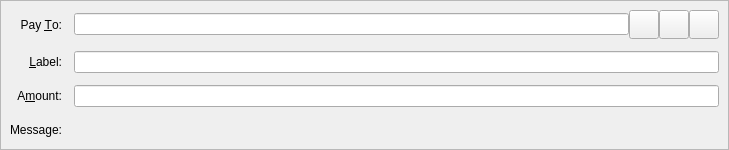
<?xml version="1.0" encoding="UTF-8"?>
<ui version="4.0">
 <class>SendCoinsEntry</class>
 <widget class="QStackedWidget" name="SendCoinsEntry">
  <property name="geometry">
   <rect>
    <x>0</x>
    <y>0</y>
    <width>729</width>
    <height>150</height>
   </rect>
  </property>
  <property name="focusPolicy">
   <enum>Qt::TabFocus</enum>
  </property>
  <property name="autoFillBackground">
   <bool>false</bool>
  </property>
  <widget class="QFrame" name="SendCoins">
   <property name="toolTip">
    <string>This is a normal payment.</string>
   </property>
   <property name="frameShape">
    <enum>QFrame::StyledPanel</enum>
   </property>
   <property name="frameShadow">
    <enum>QFrame::Sunken</enum>
   </property>
   <layout class="QGridLayout" name="gridLayout">
    <property name="spacing">
     <number>12</number>
    </property>
    <item row="0" column="0">
     <widget class="QLabel" name="payToLabel">
      <property name="text">
       <string>Pay &amp;To:</string>
      </property>
      <property name="alignment">
       <set>Qt::AlignRight|Qt::AlignTrailing|Qt::AlignVCenter</set>
      </property>
      <property name="buddy">
       <cstring>payTo</cstring>
      </property>
     </widget>
    </item>
    <item row="0" column="1">
     <layout class="QHBoxLayout" name="payToLayout">
      <property name="spacing">
       <number>0</number>
      </property>
      <item>
       <widget class="QValidatedLineEdit" name="payTo">
        <property name="toolTip">
         <string>The Truthcoin address to send the payment to</string>
        </property>
       </widget>
      </item>
      <item>
       <widget class="QToolButton" name="addressBookButton">
        <property name="toolTip">
         <string>Choose previously used address</string>
        </property>
        <property name="text">
         <string/>
        </property>
        <property name="icon">
         <iconset resource="../truthcoin.qrc">
          <normaloff>:/icons/address-book</normaloff>:/icons/address-book</iconset>
        </property>
        <property name="iconSize">
         <size>
          <width>22</width>
          <height>22</height>
         </size>
        </property>
        <property name="shortcut">
         <string>Alt+A</string>
        </property>
       </widget>
      </item>
      <item>
       <widget class="QToolButton" name="pasteButton">
        <property name="toolTip">
         <string>Paste address from clipboard</string>
        </property>
        <property name="text">
         <string/>
        </property>
        <property name="icon">
         <iconset resource="../truthcoin.qrc">
          <normaloff>:/icons/editpaste</normaloff>:/icons/editpaste</iconset>
        </property>
        <property name="iconSize">
         <size>
          <width>22</width>
          <height>22</height>
         </size>
        </property>
        <property name="shortcut">
         <string>Alt+P</string>
        </property>
       </widget>
      </item>
      <item>
       <widget class="QToolButton" name="deleteButton">
        <property name="toolTip">
         <string>Remove this entry</string>
        </property>
        <property name="text">
         <string/>
        </property>
        <property name="icon">
         <iconset resource="../truthcoin.qrc">
          <normaloff>:/icons/remove</normaloff>:/icons/remove</iconset>
        </property>
        <property name="iconSize">
         <size>
          <width>22</width>
          <height>22</height>
         </size>
        </property>
       </widget>
      </item>
     </layout>
    </item>
    <item row="1" column="0">
     <widget class="QLabel" name="labellLabel">
      <property name="text">
       <string>&amp;Label:</string>
      </property>
      <property name="alignment">
       <set>Qt::AlignRight|Qt::AlignTrailing|Qt::AlignVCenter</set>
      </property>
      <property name="buddy">
       <cstring>addAsLabel</cstring>
      </property>
     </widget>
    </item>
    <item row="1" column="1">
     <widget class="QLineEdit" name="addAsLabel">
      <property name="toolTip">
       <string>Enter a label for this address to add it to the list of used addresses</string>
      </property>
     </widget>
    </item>
    <item row="2" column="0">
     <widget class="QLabel" name="amountLabel">
      <property name="text">
       <string>A&amp;mount:</string>
      </property>
      <property name="alignment">
       <set>Qt::AlignRight|Qt::AlignTrailing|Qt::AlignVCenter</set>
      </property>
      <property name="buddy">
       <cstring>payAmount</cstring>
      </property>
     </widget>
    </item>
    <item row="2" column="1">
     <widget class="TruthcoinAmountField" name="payAmount"/>
    </item>
    <item row="3" column="0">
     <widget class="QLabel" name="messageLabel">
      <property name="text">
       <string>Message:</string>
      </property>
      <property name="alignment">
       <set>Qt::AlignRight|Qt::AlignTrailing|Qt::AlignVCenter</set>
      </property>
     </widget>
    </item>
    <item row="3" column="1">
     <widget class="QLabel" name="messageTextLabel">
      <property name="toolTip">
       <string>A message that was attached to the truthcoin: URI which will be stored with the transaction for your reference. Note: This message will not be sent over the Truthcoin network.</string>
      </property>
      <property name="textFormat">
       <enum>Qt::PlainText</enum>
      </property>
     </widget>
    </item>
   </layout>
  </widget>
  <widget class="QFrame" name="SendCoins_InsecurePaymentRequest">
   <property name="palette">
    <palette>
     <active>
      <colorrole role="WindowText">
       <brush brushstyle="SolidPattern">
        <color alpha="255">
         <red>0</red>
         <green>0</green>
         <blue>0</blue>
        </color>
       </brush>
      </colorrole>
      <colorrole role="Button">
       <brush brushstyle="SolidPattern">
        <color alpha="255">
         <red>255</red>
         <green>255</green>
         <blue>127</blue>
        </color>
       </brush>
      </colorrole>
      <colorrole role="Light">
       <brush brushstyle="SolidPattern">
        <color alpha="255">
         <red>255</red>
         <green>255</green>
         <blue>255</blue>
        </color>
       </brush>
      </colorrole>
      <colorrole role="Midlight">
       <brush brushstyle="SolidPattern">
        <color alpha="255">
         <red>255</red>
         <green>255</green>
         <blue>191</blue>
        </color>
       </brush>
      </colorrole>
      <colorrole role="Dark">
       <brush brushstyle="SolidPattern">
        <color alpha="255">
         <red>127</red>
         <green>127</green>
         <blue>63</blue>
        </color>
       </brush>
      </colorrole>
      <colorrole role="Mid">
       <brush brushstyle="SolidPattern">
        <color alpha="255">
         <red>170</red>
         <green>170</green>
         <blue>84</blue>
        </color>
       </brush>
      </colorrole>
      <colorrole role="Text">
       <brush brushstyle="SolidPattern">
        <color alpha="255">
         <red>0</red>
         <green>0</green>
         <blue>0</blue>
        </color>
       </brush>
      </colorrole>
      <colorrole role="BrightText">
       <brush brushstyle="SolidPattern">
        <color alpha="255">
         <red>255</red>
         <green>255</green>
         <blue>255</blue>
        </color>
       </brush>
      </colorrole>
      <colorrole role="ButtonText">
       <brush brushstyle="SolidPattern">
        <color alpha="255">
         <red>0</red>
         <green>0</green>
         <blue>0</blue>
        </color>
       </brush>
      </colorrole>
      <colorrole role="Base">
       <brush brushstyle="SolidPattern">
        <color alpha="255">
         <red>255</red>
         <green>255</green>
         <blue>255</blue>
        </color>
       </brush>
      </colorrole>
      <colorrole role="Window">
       <brush brushstyle="SolidPattern">
        <color alpha="255">
         <red>255</red>
         <green>255</green>
         <blue>127</blue>
        </color>
       </brush>
      </colorrole>
      <colorrole role="Shadow">
       <brush brushstyle="SolidPattern">
        <color alpha="255">
         <red>0</red>
         <green>0</green>
         <blue>0</blue>
        </color>
       </brush>
      </colorrole>
      <colorrole role="AlternateBase">
       <brush brushstyle="SolidPattern">
        <color alpha="255">
         <red>255</red>
         <green>255</green>
         <blue>191</blue>
        </color>
       </brush>
      </colorrole>
      <colorrole role="ToolTipBase">
       <brush brushstyle="SolidPattern">
        <color alpha="255">
         <red>255</red>
         <green>255</green>
         <blue>220</blue>
        </color>
       </brush>
      </colorrole>
      <colorrole role="ToolTipText">
       <brush brushstyle="SolidPattern">
        <color alpha="255">
         <red>0</red>
         <green>0</green>
         <blue>0</blue>
        </color>
       </brush>
      </colorrole>
     </active>
     <inactive>
      <colorrole role="WindowText">
       <brush brushstyle="SolidPattern">
        <color alpha="255">
         <red>0</red>
         <green>0</green>
         <blue>0</blue>
        </color>
       </brush>
      </colorrole>
      <colorrole role="Button">
       <brush brushstyle="SolidPattern">
        <color alpha="255">
         <red>255</red>
         <green>255</green>
         <blue>127</blue>
        </color>
       </brush>
      </colorrole>
      <colorrole role="Light">
       <brush brushstyle="SolidPattern">
        <color alpha="255">
         <red>255</red>
         <green>255</green>
         <blue>255</blue>
        </color>
       </brush>
      </colorrole>
      <colorrole role="Midlight">
       <brush brushstyle="SolidPattern">
        <color alpha="255">
         <red>255</red>
         <green>255</green>
         <blue>191</blue>
        </color>
       </brush>
      </colorrole>
      <colorrole role="Dark">
       <brush brushstyle="SolidPattern">
        <color alpha="255">
         <red>127</red>
         <green>127</green>
         <blue>63</blue>
        </color>
       </brush>
      </colorrole>
      <colorrole role="Mid">
       <brush brushstyle="SolidPattern">
        <color alpha="255">
         <red>170</red>
         <green>170</green>
         <blue>84</blue>
        </color>
       </brush>
      </colorrole>
      <colorrole role="Text">
       <brush brushstyle="SolidPattern">
        <color alpha="255">
         <red>0</red>
         <green>0</green>
         <blue>0</blue>
        </color>
       </brush>
      </colorrole>
      <colorrole role="BrightText">
       <brush brushstyle="SolidPattern">
        <color alpha="255">
         <red>255</red>
         <green>255</green>
         <blue>255</blue>
        </color>
       </brush>
      </colorrole>
      <colorrole role="ButtonText">
       <brush brushstyle="SolidPattern">
        <color alpha="255">
         <red>0</red>
         <green>0</green>
         <blue>0</blue>
        </color>
       </brush>
      </colorrole>
      <colorrole role="Base">
       <brush brushstyle="SolidPattern">
        <color alpha="255">
         <red>255</red>
         <green>255</green>
         <blue>255</blue>
        </color>
       </brush>
      </colorrole>
      <colorrole role="Window">
       <brush brushstyle="SolidPattern">
        <color alpha="255">
         <red>255</red>
         <green>255</green>
         <blue>127</blue>
        </color>
       </brush>
      </colorrole>
      <colorrole role="Shadow">
       <brush brushstyle="SolidPattern">
        <color alpha="255">
         <red>0</red>
         <green>0</green>
         <blue>0</blue>
        </color>
       </brush>
      </colorrole>
      <colorrole role="AlternateBase">
       <brush brushstyle="SolidPattern">
        <color alpha="255">
         <red>255</red>
         <green>255</green>
         <blue>191</blue>
        </color>
       </brush>
      </colorrole>
      <colorrole role="ToolTipBase">
       <brush brushstyle="SolidPattern">
        <color alpha="255">
         <red>255</red>
         <green>255</green>
         <blue>220</blue>
        </color>
       </brush>
      </colorrole>
      <colorrole role="ToolTipText">
       <brush brushstyle="SolidPattern">
        <color alpha="255">
         <red>0</red>
         <green>0</green>
         <blue>0</blue>
        </color>
       </brush>
      </colorrole>
     </inactive>
     <disabled>
      <colorrole role="WindowText">
       <brush brushstyle="SolidPattern">
        <color alpha="255">
         <red>127</red>
         <green>127</green>
         <blue>63</blue>
        </color>
       </brush>
      </colorrole>
      <colorrole role="Button">
       <brush brushstyle="SolidPattern">
        <color alpha="255">
         <red>255</red>
         <green>255</green>
         <blue>127</blue>
        </color>
       </brush>
      </colorrole>
      <colorrole role="Light">
       <brush brushstyle="SolidPattern">
        <color alpha="255">
         <red>255</red>
         <green>255</green>
         <blue>255</blue>
        </color>
       </brush>
      </colorrole>
      <colorrole role="Midlight">
       <brush brushstyle="SolidPattern">
        <color alpha="255">
         <red>255</red>
         <green>255</green>
         <blue>191</blue>
        </color>
       </brush>
      </colorrole>
      <colorrole role="Dark">
       <brush brushstyle="SolidPattern">
        <color alpha="255">
         <red>127</red>
         <green>127</green>
         <blue>63</blue>
        </color>
       </brush>
      </colorrole>
      <colorrole role="Mid">
       <brush brushstyle="SolidPattern">
        <color alpha="255">
         <red>170</red>
         <green>170</green>
         <blue>84</blue>
        </color>
       </brush>
      </colorrole>
      <colorrole role="Text">
       <brush brushstyle="SolidPattern">
        <color alpha="255">
         <red>127</red>
         <green>127</green>
         <blue>63</blue>
        </color>
       </brush>
      </colorrole>
      <colorrole role="BrightText">
       <brush brushstyle="SolidPattern">
        <color alpha="255">
         <red>255</red>
         <green>255</green>
         <blue>255</blue>
        </color>
       </brush>
      </colorrole>
      <colorrole role="ButtonText">
       <brush brushstyle="SolidPattern">
        <color alpha="255">
         <red>127</red>
         <green>127</green>
         <blue>63</blue>
        </color>
       </brush>
      </colorrole>
      <colorrole role="Base">
       <brush brushstyle="SolidPattern">
        <color alpha="255">
         <red>255</red>
         <green>255</green>
         <blue>127</blue>
        </color>
       </brush>
      </colorrole>
      <colorrole role="Window">
       <brush brushstyle="SolidPattern">
        <color alpha="255">
         <red>255</red>
         <green>255</green>
         <blue>127</blue>
        </color>
       </brush>
      </colorrole>
      <colorrole role="Shadow">
       <brush brushstyle="SolidPattern">
        <color alpha="255">
         <red>0</red>
         <green>0</green>
         <blue>0</blue>
        </color>
       </brush>
      </colorrole>
      <colorrole role="AlternateBase">
       <brush brushstyle="SolidPattern">
        <color alpha="255">
         <red>255</red>
         <green>255</green>
         <blue>127</blue>
        </color>
       </brush>
      </colorrole>
      <colorrole role="ToolTipBase">
       <brush brushstyle="SolidPattern">
        <color alpha="255">
         <red>255</red>
         <green>255</green>
         <blue>220</blue>
        </color>
       </brush>
      </colorrole>
      <colorrole role="ToolTipText">
       <brush brushstyle="SolidPattern">
        <color alpha="255">
         <red>0</red>
         <green>0</green>
         <blue>0</blue>
        </color>
       </brush>
      </colorrole>
     </disabled>
    </palette>
   </property>
   <property name="toolTip">
    <string>This is an unverified payment request.</string>
   </property>
   <property name="autoFillBackground">
    <bool>true</bool>
   </property>
   <property name="frameShape">
    <enum>QFrame::StyledPanel</enum>
   </property>
   <property name="frameShadow">
    <enum>QFrame::Sunken</enum>
   </property>
   <layout class="QGridLayout" name="gridLayout_is">
    <property name="spacing">
     <number>12</number>
    </property>
    <item row="0" column="0">
     <widget class="QLabel" name="payToLabel_is">
      <property name="text">
       <string>Pay To:</string>
      </property>
      <property name="alignment">
       <set>Qt::AlignRight|Qt::AlignTrailing|Qt::AlignVCenter</set>
      </property>
     </widget>
    </item>
    <item row="0" column="1">
     <layout class="QHBoxLayout" name="payToLayout_is">
      <property name="spacing">
       <number>0</number>
      </property>
      <item>
       <widget class="QLabel" name="payTo_is"/>
      </item>
      <item>
       <widget class="QToolButton" name="deleteButton_is">
        <property name="toolTip">
         <string>Remove this entry</string>
        </property>
        <property name="text">
         <string/>
        </property>
        <property name="icon">
         <iconset resource="../truthcoin.qrc">
          <normaloff>:/icons/remove</normaloff>:/icons/remove</iconset>
        </property>
       </widget>
      </item>
     </layout>
    </item>
    <item row="1" column="0">
     <widget class="QLabel" name="memoLabel_is">
      <property name="text">
       <string>Memo:</string>
      </property>
      <property name="alignment">
       <set>Qt::AlignRight|Qt::AlignTrailing|Qt::AlignVCenter</set>
      </property>
     </widget>
    </item>
    <item row="1" column="1">
     <widget class="QLabel" name="memoTextLabel_is">
      <property name="textFormat">
       <enum>Qt::PlainText</enum>
      </property>
     </widget>
    </item>
    <item row="2" column="0">
     <widget class="QLabel" name="amountLabel_is">
      <property name="text">
       <string>A&amp;mount:</string>
      </property>
      <property name="alignment">
       <set>Qt::AlignRight|Qt::AlignTrailing|Qt::AlignVCenter</set>
      </property>
      <property name="buddy">
       <cstring>payAmount_is</cstring>
      </property>
     </widget>
    </item>
    <item row="2" column="1">
     <widget class="TruthcoinAmountField" name="payAmount_is">
      <property name="acceptDrops">
       <bool>false</bool>
      </property>
     </widget>
    </item>
   </layout>
  </widget>
  <widget class="QFrame" name="SendCoins_SecurePaymentRequest">
   <property name="palette">
    <palette>
     <active>
      <colorrole role="WindowText">
       <brush brushstyle="SolidPattern">
        <color alpha="255">
         <red>0</red>
         <green>0</green>
         <blue>0</blue>
        </color>
       </brush>
      </colorrole>
      <colorrole role="Button">
       <brush brushstyle="SolidPattern">
        <color alpha="255">
         <red>140</red>
         <green>232</green>
         <blue>119</blue>
        </color>
       </brush>
      </colorrole>
      <colorrole role="Light">
       <brush brushstyle="SolidPattern">
        <color alpha="255">
         <red>230</red>
         <green>255</green>
         <blue>224</blue>
        </color>
       </brush>
      </colorrole>
      <colorrole role="Midlight">
       <brush brushstyle="SolidPattern">
        <color alpha="255">
         <red>185</red>
         <green>243</green>
         <blue>171</blue>
        </color>
       </brush>
      </colorrole>
      <colorrole role="Dark">
       <brush brushstyle="SolidPattern">
        <color alpha="255">
         <red>70</red>
         <green>116</green>
         <blue>59</blue>
        </color>
       </brush>
      </colorrole>
      <colorrole role="Mid">
       <brush brushstyle="SolidPattern">
        <color alpha="255">
         <red>93</red>
         <green>155</green>
         <blue>79</blue>
        </color>
       </brush>
      </colorrole>
      <colorrole role="Text">
       <brush brushstyle="SolidPattern">
        <color alpha="255">
         <red>0</red>
         <green>0</green>
         <blue>0</blue>
        </color>
       </brush>
      </colorrole>
      <colorrole role="BrightText">
       <brush brushstyle="SolidPattern">
        <color alpha="255">
         <red>155</red>
         <green>255</green>
         <blue>147</blue>
        </color>
       </brush>
      </colorrole>
      <colorrole role="ButtonText">
       <brush brushstyle="SolidPattern">
        <color alpha="255">
         <red>0</red>
         <green>0</green>
         <blue>0</blue>
        </color>
       </brush>
      </colorrole>
      <colorrole role="Base">
       <brush brushstyle="SolidPattern">
        <color alpha="255">
         <red>119</red>
         <green>255</green>
         <blue>233</blue>
        </color>
       </brush>
      </colorrole>
      <colorrole role="Window">
       <brush brushstyle="SolidPattern">
        <color alpha="255">
         <red>140</red>
         <green>232</green>
         <blue>119</blue>
        </color>
       </brush>
      </colorrole>
      <colorrole role="Shadow">
       <brush brushstyle="SolidPattern">
        <color alpha="255">
         <red>0</red>
         <green>0</green>
         <blue>0</blue>
        </color>
       </brush>
      </colorrole>
      <colorrole role="AlternateBase">
       <brush brushstyle="SolidPattern">
        <color alpha="255">
         <red>197</red>
         <green>243</green>
         <blue>187</blue>
        </color>
       </brush>
      </colorrole>
      <colorrole role="NoRole">
       <brush brushstyle="SolidPattern">
        <color alpha="255">
         <red>125</red>
         <green>194</green>
         <blue>122</blue>
        </color>
       </brush>
      </colorrole>
      <colorrole role="ToolTipBase">
       <brush brushstyle="SolidPattern">
        <color alpha="255">
         <red>255</red>
         <green>255</green>
         <blue>220</blue>
        </color>
       </brush>
      </colorrole>
      <colorrole role="ToolTipText">
       <brush brushstyle="SolidPattern">
        <color alpha="255">
         <red>0</red>
         <green>0</green>
         <blue>0</blue>
        </color>
       </brush>
      </colorrole>
     </active>
     <inactive>
      <colorrole role="WindowText">
       <brush brushstyle="SolidPattern">
        <color alpha="255">
         <red>0</red>
         <green>0</green>
         <blue>0</blue>
        </color>
       </brush>
      </colorrole>
      <colorrole role="Button">
       <brush brushstyle="SolidPattern">
        <color alpha="255">
         <red>140</red>
         <green>232</green>
         <blue>119</blue>
        </color>
       </brush>
      </colorrole>
      <colorrole role="Light">
       <brush brushstyle="SolidPattern">
        <color alpha="255">
         <red>230</red>
         <green>255</green>
         <blue>224</blue>
        </color>
       </brush>
      </colorrole>
      <colorrole role="Midlight">
       <brush brushstyle="SolidPattern">
        <color alpha="255">
         <red>185</red>
         <green>243</green>
         <blue>171</blue>
        </color>
       </brush>
      </colorrole>
      <colorrole role="Dark">
       <brush brushstyle="SolidPattern">
        <color alpha="255">
         <red>70</red>
         <green>116</green>
         <blue>59</blue>
        </color>
       </brush>
      </colorrole>
      <colorrole role="Mid">
       <brush brushstyle="SolidPattern">
        <color alpha="255">
         <red>93</red>
         <green>155</green>
         <blue>79</blue>
        </color>
       </brush>
      </colorrole>
      <colorrole role="Text">
       <brush brushstyle="SolidPattern">
        <color alpha="255">
         <red>0</red>
         <green>0</green>
         <blue>0</blue>
        </color>
       </brush>
      </colorrole>
      <colorrole role="BrightText">
       <brush brushstyle="SolidPattern">
        <color alpha="255">
         <red>155</red>
         <green>255</green>
         <blue>147</blue>
        </color>
       </brush>
      </colorrole>
      <colorrole role="ButtonText">
       <brush brushstyle="SolidPattern">
        <color alpha="255">
         <red>0</red>
         <green>0</green>
         <blue>0</blue>
        </color>
       </brush>
      </colorrole>
      <colorrole role="Base">
       <brush brushstyle="SolidPattern">
        <color alpha="255">
         <red>119</red>
         <green>255</green>
         <blue>233</blue>
        </color>
       </brush>
      </colorrole>
      <colorrole role="Window">
       <brush brushstyle="SolidPattern">
        <color alpha="255">
         <red>140</red>
         <green>232</green>
         <blue>119</blue>
        </color>
       </brush>
      </colorrole>
      <colorrole role="Shadow">
       <brush brushstyle="SolidPattern">
        <color alpha="255">
         <red>0</red>
         <green>0</green>
         <blue>0</blue>
        </color>
       </brush>
      </colorrole>
      <colorrole role="AlternateBase">
       <brush brushstyle="SolidPattern">
        <color alpha="255">
         <red>197</red>
         <green>243</green>
         <blue>187</blue>
        </color>
       </brush>
      </colorrole>
      <colorrole role="NoRole">
       <brush brushstyle="SolidPattern">
        <color alpha="255">
         <red>125</red>
         <green>194</green>
         <blue>122</blue>
        </color>
       </brush>
      </colorrole>
      <colorrole role="ToolTipBase">
       <brush brushstyle="SolidPattern">
        <color alpha="255">
         <red>255</red>
         <green>255</green>
         <blue>220</blue>
        </color>
       </brush>
      </colorrole>
      <colorrole role="ToolTipText">
       <brush brushstyle="SolidPattern">
        <color alpha="255">
         <red>0</red>
         <green>0</green>
         <blue>0</blue>
        </color>
       </brush>
      </colorrole>
     </inactive>
     <disabled>
      <colorrole role="WindowText">
       <brush brushstyle="SolidPattern">
        <color alpha="255">
         <red>70</red>
         <green>116</green>
         <blue>59</blue>
        </color>
       </brush>
      </colorrole>
      <colorrole role="Button">
       <brush brushstyle="SolidPattern">
        <color alpha="255">
         <red>140</red>
         <green>232</green>
         <blue>119</blue>
        </color>
       </brush>
      </colorrole>
      <colorrole role="Light">
       <brush brushstyle="SolidPattern">
        <color alpha="255">
         <red>230</red>
         <green>255</green>
         <blue>224</blue>
        </color>
       </brush>
      </colorrole>
      <colorrole role="Midlight">
       <brush brushstyle="SolidPattern">
        <color alpha="255">
         <red>185</red>
         <green>243</green>
         <blue>171</blue>
        </color>
       </brush>
      </colorrole>
      <colorrole role="Dark">
       <brush brushstyle="SolidPattern">
        <color alpha="255">
         <red>70</red>
         <green>116</green>
         <blue>59</blue>
        </color>
       </brush>
      </colorrole>
      <colorrole role="Mid">
       <brush brushstyle="SolidPattern">
        <color alpha="255">
         <red>93</red>
         <green>155</green>
         <blue>79</blue>
        </color>
       </brush>
      </colorrole>
      <colorrole role="Text">
       <brush brushstyle="SolidPattern">
        <color alpha="255">
         <red>70</red>
         <green>116</green>
         <blue>59</blue>
        </color>
       </brush>
      </colorrole>
      <colorrole role="BrightText">
       <brush brushstyle="SolidPattern">
        <color alpha="255">
         <red>155</red>
         <green>255</green>
         <blue>147</blue>
        </color>
       </brush>
      </colorrole>
      <colorrole role="ButtonText">
       <brush brushstyle="SolidPattern">
        <color alpha="255">
         <red>70</red>
         <green>116</green>
         <blue>59</blue>
        </color>
       </brush>
      </colorrole>
      <colorrole role="Base">
       <brush brushstyle="SolidPattern">
        <color alpha="255">
         <red>140</red>
         <green>232</green>
         <blue>119</blue>
        </color>
       </brush>
      </colorrole>
      <colorrole role="Window">
       <brush brushstyle="SolidPattern">
        <color alpha="255">
         <red>140</red>
         <green>232</green>
         <blue>119</blue>
        </color>
       </brush>
      </colorrole>
      <colorrole role="Shadow">
       <brush brushstyle="SolidPattern">
        <color alpha="255">
         <red>0</red>
         <green>0</green>
         <blue>0</blue>
        </color>
       </brush>
      </colorrole>
      <colorrole role="AlternateBase">
       <brush brushstyle="SolidPattern">
        <color alpha="255">
         <red>140</red>
         <green>232</green>
         <blue>119</blue>
        </color>
       </brush>
      </colorrole>
      <colorrole role="NoRole">
       <brush brushstyle="SolidPattern">
        <color alpha="255">
         <red>125</red>
         <green>194</green>
         <blue>122</blue>
        </color>
       </brush>
      </colorrole>
      <colorrole role="ToolTipBase">
       <brush brushstyle="SolidPattern">
        <color alpha="255">
         <red>255</red>
         <green>255</green>
         <blue>220</blue>
        </color>
       </brush>
      </colorrole>
      <colorrole role="ToolTipText">
       <brush brushstyle="SolidPattern">
        <color alpha="255">
         <red>0</red>
         <green>0</green>
         <blue>0</blue>
        </color>
       </brush>
      </colorrole>
     </disabled>
    </palette>
   </property>
   <property name="toolTip">
    <string>This is a verified payment request.</string>
   </property>
   <property name="autoFillBackground">
    <bool>true</bool>
   </property>
   <property name="frameShape">
    <enum>QFrame::StyledPanel</enum>
   </property>
   <property name="frameShadow">
    <enum>QFrame::Sunken</enum>
   </property>
   <layout class="QGridLayout" name="gridLayout_s">
    <property name="spacing">
     <number>12</number>
    </property>
    <item row="0" column="0">
     <widget class="QLabel" name="payToLabel_s">
      <property name="text">
       <string>Pay To:</string>
      </property>
      <property name="alignment">
       <set>Qt::AlignRight|Qt::AlignTrailing|Qt::AlignVCenter</set>
      </property>
     </widget>
    </item>
    <item row="0" column="1">
     <layout class="QHBoxLayout" name="payToLayout_s">
      <property name="spacing">
       <number>0</number>
      </property>
      <item>
       <widget class="QLabel" name="payTo_s">
        <property name="textFormat">
         <enum>Qt::PlainText</enum>
        </property>
       </widget>
      </item>
      <item>
       <widget class="QToolButton" name="deleteButton_s">
        <property name="toolTip">
         <string>Remove this entry</string>
        </property>
        <property name="text">
         <string/>
        </property>
        <property name="icon">
         <iconset resource="../truthcoin.qrc">
          <normaloff>:/icons/remove</normaloff>:/icons/remove</iconset>
        </property>
       </widget>
      </item>
     </layout>
    </item>
    <item row="1" column="0">
     <widget class="QLabel" name="memoLabel_s">
      <property name="text">
       <string>Memo:</string>
      </property>
      <property name="alignment">
       <set>Qt::AlignRight|Qt::AlignTrailing|Qt::AlignVCenter</set>
      </property>
     </widget>
    </item>
    <item row="1" column="1">
     <widget class="QLabel" name="memoTextLabel_s">
      <property name="textFormat">
       <enum>Qt::PlainText</enum>
      </property>
     </widget>
    </item>
    <item row="2" column="0">
     <widget class="QLabel" name="amountLabel_s">
      <property name="text">
       <string>A&amp;mount:</string>
      </property>
      <property name="alignment">
       <set>Qt::AlignRight|Qt::AlignTrailing|Qt::AlignVCenter</set>
      </property>
      <property name="buddy">
       <cstring>payAmount_s</cstring>
      </property>
     </widget>
    </item>
    <item row="2" column="1">
     <widget class="TruthcoinAmountField" name="payAmount_s">
      <property name="acceptDrops">
       <bool>false</bool>
      </property>
     </widget>
    </item>
   </layout>
  </widget>
 </widget>
 <customwidgets>
  <customwidget>
   <class>QValidatedLineEdit</class>
   <extends>QLineEdit</extends>
   <header>qvalidatedlineedit.h</header>
  </customwidget>
  <customwidget>
   <class>TruthcoinAmountField</class>
   <extends>QLineEdit</extends>
   <header>truthcoinamountfield.h</header>
  </customwidget>
 </customwidgets>
 <tabstops>
  <tabstop>payTo</tabstop>
  <tabstop>addressBookButton</tabstop>
  <tabstop>pasteButton</tabstop>
  <tabstop>deleteButton</tabstop>
  <tabstop>addAsLabel</tabstop>
  <tabstop>payAmount</tabstop>
  <tabstop>payAmount_is</tabstop>
  <tabstop>deleteButton_is</tabstop>
  <tabstop>payAmount_s</tabstop>
  <tabstop>deleteButton_s</tabstop>
 </tabstops>
 <resources>
  <include location="../truthcoin.qrc"/>
 </resources>
 <connections/>
</ui>
